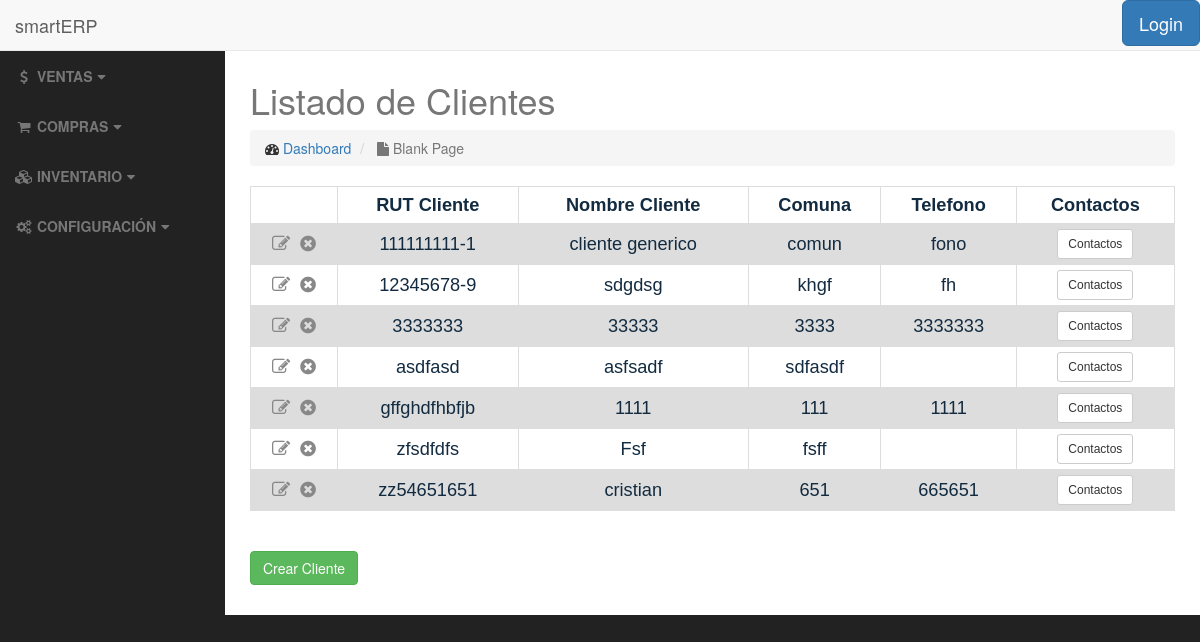
/clients/, run on the app's committed database.
### clients/models.py (models this page shows, shortened)
class Client(models.Model):
    client_rut = models.CharField(max_length=12, unique=True, verbose_name="RUT")
    client_name = models.CharField(max_length=250, verbose_name="Nombre Cliente")
    client_giro = models.CharField(max_length=200, verbose_name="Giro")
    client_address = models.CharField(max_length=100, verbose_name="Direccion")
    client_comuna = models.CharField(max_length=50, verbose_name="Comuna")
    client_ciudad = models.CharField(max_length=50, verbose_name="Ciudad")
    client_region = models.CharField(max_length=50, verbose_name="Region")
    client_tel = models.CharField(max_length=20, blank=True, verbose_name="Telefono")
    client_email = models.EmailField(blank=True, verbose_name="E-mail")
    is_active = models.BooleanField(default=True, verbose_name="Activo")
    class Meta:
        ordering = ['client_rut']

### clients/views.py (the view)
class ClientListView(ListView):
    template_name = 'clients/client_list.html'
    def get_queryset(self):
        return Client.objects.all()

### clients/templates/clients/client_list.html
{% extends 'base.html' %}
<h2>{% block title %}Listado de Clientes{% endblock %}</h2>
{% block body %}
    <table>
            {% if object_list %}
                <tr>
                    <th></th>
                    <th>RUT Cliente</th>
                    <th>Nombre Cliente</th>
                    <th>Comuna</th>
                    <th>Telefono</th>
                    <th>Contactos</th>
                </tr>
                    {% for client in object_list %}
                        <tr>
                            <td>
                                <a href="{% url 'clients:client-update' client.pk %}"><i class="fa fa-pencil-square-o" title="Editar"></i></a>&nbsp;
                                <a href="{% url 'clients:client-delete' client.pk %}"><i class="fa fa-times-circle" title="Eliminar"></i></a>
                            </td>
                            <td>{{ client.client_rut }}</td>
                            <td>{{ client.client_name }}</td>
                            <td>{{ client.client_comuna }}</td>
                            <td>{{ client.client_tel }}</td>
                            <td>
                                <a href="{% url 'clients:contact_list' client.pk %}" class="btn btn-default btn-sm">Contactos</a>
                            </td>
                        </tr>
                    {% endfor %}
            {% else %}
                <h3>No hay clientes registrados</h3>
            {% endif %}
    </table>
    <br>
    <br>
    <a href="{% url 'clients:client-add' %}" class="btn btn-success">Crear Cliente</a>
    <br>
    <br>
{% endblock %}

### static/css/sb-admin.css (style rules this page uses)
body { margin-top: 100px; background-color: #222; }
@media (min-width:768px) { body { margin-top: 50px; } }

### templates/base.html (style rules this page uses)
table { font-family: arial, sans-serif; border-collapse: collapse; width: 100%; margin-left: auto; margin-right: auto; }
td, th { border: 1px solid #dddddd; text-align: center; padding: 5px; font-size: 130%; color: #122b40; }
tr:nth-child(even) { background-color: #dddddd; }
.fa-pencil-square-o { color: #888888; }
.fa-times-circle { color: #888888; }

### data on the page
Client: client_rut "111111111-1", client_name "cliente generico", client_comuna "comun", client_tel "fono"
Client: client_rut "12345678-9", client_name "sdgdsg", client_comuna "khgf", client_tel "fh"
Client: client_rut "3333333", client_name "33333", client_comuna "3333", client_tel "3333333"
Client: client_rut "asdfasd", client_name "asfsadf", client_comuna "sdfasdf"
Client: client_rut "gffghdfhbfjb", client_name "1111", client_comuna "111", client_tel "1111"
Client: client_rut "zfsdfdfs", client_name "Fsf", client_comuna "fsff"
Client: client_rut "zz54651651", client_name "cristian", client_comuna "651", client_tel "665651"
